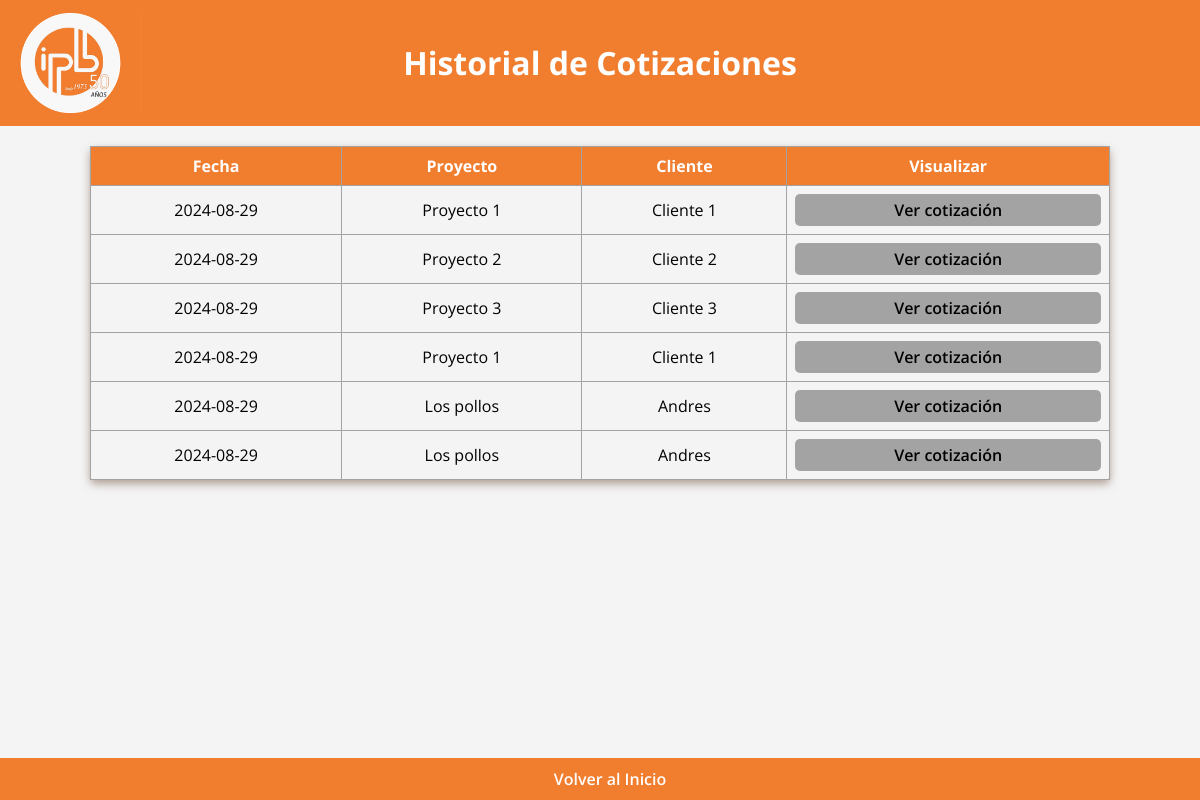
The page /lista_cotizaciones on the database as committed earlier.
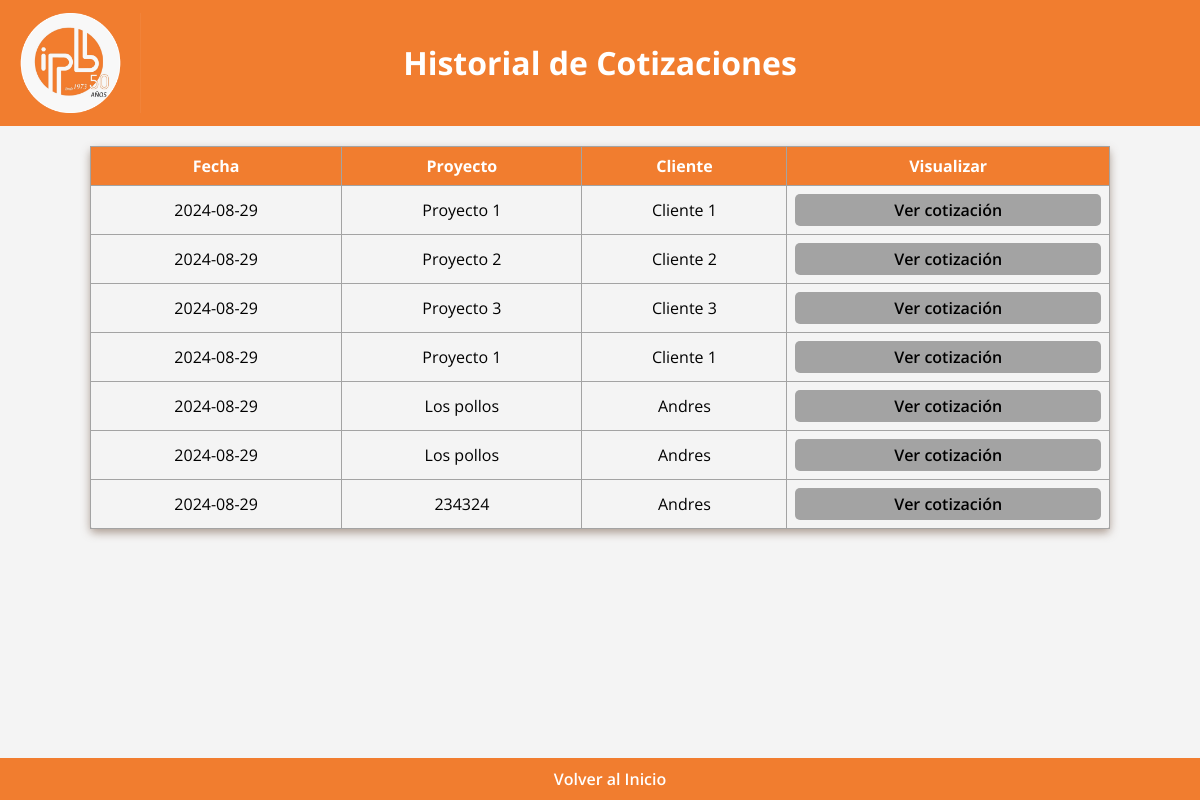
The same page on the database as committed later.
### app.py (models this page shows, shortened)
class Cotizacion(db.Model):
    id = db.Column(db.Integer, primary_key=True)
    fecha = db.Column(db.Date, default=lambda: datetime.now(pytz.timezone('America/Bogota')).date())
    ciudad = db.Column(db.String(100), nullable=False)
    empresa = db.Column(db.String(100), nullable=False)
    proyecto = db.Column(db.String(100), nullable=False)
    plazo = db.Column(db.String(100), nullable=False)
    entrega = db.Column(db.String(100), nullable=False)
    anticipo = db.Column(db.Integer, nullable=False)
    p_acta = db.Column(db.Integer, nullable=False)
    f_acta = db.Column(db.Integer, nullable=False)
    consecutivo = db.Column(db.Integer, nullable=False)
    version_padre_id = db.Column(db.Integer, db.ForeignKey('cotizacion.id'), nullable=True)
    versiones = db.relationship('Cotizacion', backref=db.backref('version_padre', remote_side=[id]), lazy=True)
    productos_detalle = db.relationship('CotizacionProducto', backref='cotizacion', lazy=True)
    cliente_id = db.Column(db.Integer, db.ForeignKey('cliente.id'), nullable=False)
    cliente = db.relationship('Cliente', backref=db.backref('cotizaciones', lazy=True))
    servicio = db.Column(db.String(1000), nullable=False, default="v")

class Cliente(db.Model):
    id = db.Column(db.Integer, primary_key=True)
    nombre = db.Column(db.String(100), nullable=False)
    celular = db.Column(db.Integer, nullable=False)
    email = db.Column(db.String(100), nullable=False)
    """
    cotizacion_id = db.Column(db.Integer, db.ForeignKey('cotizacion.id'))
    cotizaciones = db.relationship('Cotizacion', back_populates='clienten', order_by='Cotizacion.id')
    """

### app.py (the view)
@app.route('/lista_cotizaciones')
def listar_cotizaciones():
    cotizaciones = Cotizacion.query.all()
    return render_template('lista_cotizaciones.html', cotizaciones=cotizaciones)

### templates/lista_cotizaciones.html (shortened to what this page needs)
<!DOCTYPE html>
<html lang="en">
<head>
    <link rel="stylesheet" href="{{ url_for('static', filename='styleListaCotizaciones.css') }}">
</head>
<body>
    <header>
        <img src="static/logobonito.png" alt="Logo de IPB SAS" class="logobonito">
        <h1>Historial de Cotizaciones</h1>
    </header>
    <table id="myTable" border="1" class="cotizaciones">
        <thead>
            <tr>
                <th>Fecha</th>
                <th>Proyecto</th>
                <th>Cliente</th>
                <th>Visualizar</th>
            </tr>
        </thead>
        <tbody>
            {% for cotizacion in cotizaciones%}
            <tr>
                <td>{{ cotizacion.fecha }}</td>
                <td>{{ cotizacion.proyecto }}</td>
                <td>{{ cotizacion.cliente.nombre }}</td>
                <td><a href="/versiones_cotizacion/{{cotizacion.id}}"class="btn-ver-cotizacion">Ver cotización</a></td>
            </tr>
            {% endfor %}
        </tbody>
    </table>
    <footer>
        <a href="/" class="support-link">Volver al Inicio</a>
    </footer>
</body>
</html>

### static/styleListaCotizaciones.css (style rules this page uses)
body { font-family: 'Open Sans', Arial, sans-serif; margin: 0; padding: 0; box-sizing: border-box; background-color: #f4f4f4; }
header { background-color: #f17d2f; color: white; padding: 20px; text-align: center; position: relative; }
header .logobonito { height: 100px; width: auto; position: absolute; top: 50%; left: 0; transform: translateY(-50%); }
th, td { padding: 8px; text-align: center; border-bottom: 1px solid #a3a3a3; }
th { background-color: #f17d2f; color: white; }
#myTable { border-collapse: collapse; width: 85%; margin: 20px auto; border: 1px solid #a3a3a3; border-radius: 5px; box-shadow: 0 4px 8px #6b4e3a80; }
.btn-ver-cotizacion { display: block; padding: 5px 2px; background-color: #a3a3a3; color: rgb(0, 0, 0); border: none; border-radius: 5px; text-decoration: none; text-align: center; font-weight: 600; cursor: pointer; transition: background-color 0.3s ease; }
footer { background-color: #f17d2f; color: white; padding: 10px; text-align: center; position: fixed; width: 100%; bottom: 0; }
.support-link { color: white; text-decoration: none; font-weight: 600; }

Rows that differ between the two databases and show on the page:
added Cotizacion: fecha "2024-08-29", proyecto "234324", cliente.nombre "Andres"
